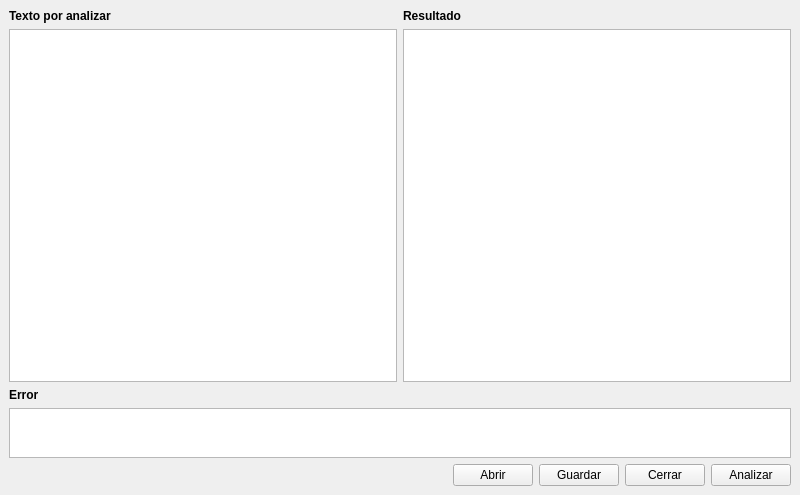
<?xml version="1.0" encoding="UTF-8"?>
<ui version="4.0">
 <class>MainWindow</class>
 <widget class="QMainWindow" name="MainWindow">
  <property name="geometry">
   <rect>
    <x>0</x>
    <y>0</y>
    <width>800</width>
    <height>495</height>
   </rect>
  </property>
  <property name="minimumSize">
   <size>
    <width>800</width>
    <height>495</height>
   </size>
  </property>
  <property name="windowTitle">
   <string>MainWindow</string>
  </property>
  <widget class="QWidget" name="centralwidget">
   <layout class="QVBoxLayout" name="verticalLayout" stretch="1,0,1,0">
    <property name="sizeConstraint">
     <enum>QLayout::SetNoConstraint</enum>
    </property>
    <item>
     <layout class="QGridLayout" name="gridLayout">
      <property name="sizeConstraint">
       <enum>QLayout::SetNoConstraint</enum>
      </property>
      <item row="1" column="1">
       <widget class="QTextEdit" name="textEdit_2">
        <property name="sizeIncrement">
         <size>
          <width>100</width>
          <height>0</height>
         </size>
        </property>
       </widget>
      </item>
      <item row="1" column="0">
       <widget class="QTextEdit" name="textEdit">
        <property name="sizePolicy">
         <sizepolicy hsizetype="Expanding" vsizetype="Expanding">
          <horstretch>0</horstretch>
          <verstretch>0</verstretch>
         </sizepolicy>
        </property>
       </widget>
      </item>
      <item row="0" column="0">
       <widget class="QLabel" name="label_2">
        <property name="font">
         <font>
          <weight>75</weight>
          <bold>true</bold>
         </font>
        </property>
        <property name="text">
         <string>Texto por analizar</string>
        </property>
       </widget>
      </item>
      <item row="0" column="1">
       <widget class="QLabel" name="label_3">
        <property name="font">
         <font>
          <weight>75</weight>
          <bold>true</bold>
         </font>
        </property>
        <property name="text">
         <string>Resultado</string>
        </property>
       </widget>
      </item>
     </layout>
    </item>
    <item>
     <widget class="QLabel" name="label">
      <property name="font">
       <font>
        <weight>75</weight>
        <bold>true</bold>
       </font>
      </property>
      <property name="text">
       <string>Error</string>
      </property>
     </widget>
    </item>
    <item>
     <widget class="QTextEdit" name="textEdit_3">
      <property name="sizePolicy">
       <sizepolicy hsizetype="Expanding" vsizetype="Preferred">
        <horstretch>0</horstretch>
        <verstretch>0</verstretch>
       </sizepolicy>
      </property>
      <property name="minimumSize">
       <size>
        <width>10</width>
        <height>20</height>
       </size>
      </property>
      <property name="maximumSize">
       <size>
        <width>16777215</width>
        <height>50</height>
       </size>
      </property>
      <property name="baseSize">
       <size>
        <width>200</width>
        <height>24</height>
       </size>
      </property>
     </widget>
    </item>
    <item>
     <layout class="QHBoxLayout" name="horizontalLayout_3">
      <item>
       <spacer name="horizontalSpacer">
        <property name="orientation">
         <enum>Qt::Horizontal</enum>
        </property>
        <property name="sizeHint" stdset="0">
         <size>
          <width>40</width>
          <height>20</height>
         </size>
        </property>
       </spacer>
      </item>
      <item>
       <widget class="QPushButton" name="pushButton">
        <property name="text">
         <string>Abrir</string>
        </property>
       </widget>
      </item>
      <item>
       <widget class="QPushButton" name="pushButton_2">
        <property name="text">
         <string>Guardar</string>
        </property>
       </widget>
      </item>
      <item>
       <widget class="QPushButton" name="pushButton_4">
        <property name="text">
         <string>Cerrar</string>
        </property>
       </widget>
      </item>
      <item>
       <widget class="QPushButton" name="analizarButton">
        <property name="text">
         <string>Analizar</string>
        </property>
       </widget>
      </item>
     </layout>
    </item>
   </layout>
  </widget>
  <widget class="QMenuBar" name="menubar">
   <property name="geometry">
    <rect>
     <x>0</x>
     <y>0</y>
     <width>800</width>
     <height>20</height>
    </rect>
   </property>
  </widget>
 </widget>
 <resources/>
 <connections/>
</ui>
